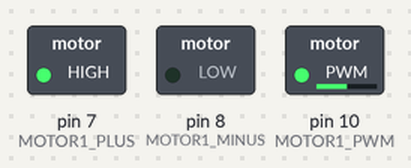
Simulated run of this sketch. Board: Arduino Uno, built with avr-gcc and run on an emulated ATmega328P. Shown: switched loads named in the sketch (green lamp = pin HIGH).

Above: at 0.1 s.
Timing chart, 0 to 1.6 s (numbered marks = the images above):
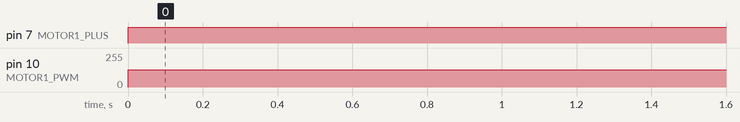

Measured:
- by itself, pin 7 (MOTOR1_PLUS): LOW → HIGH at 0.00 s
- by itself, pin 10 (MOTOR1_PWM): 0/255 → 128/255 at 0.00 s

The sketch:

sketch-expt5A.ino
```cpp
// Arduino pins for PWM outputs connected to Motor Enables.
#define MOTOR1_PWM 10
// Arduino digital pins for motor direction
#define MOTOR1_PLUS 7
#define MOTOR1_MINUS 8
void setup() {
  //Motor control pins in output mode
  pinMode(MOTOR1_PWM, OUTPUT);
  pinMode(MOTOR1_PLUS, OUTPUT);
  pinMode(MOTOR1_MINUS, OUTPUT);
  //At power on, all motors should be OFF
  idle();
  //For potential debugging
  //Serial.begin(9600);
}

void idle(void) {
  digitalWrite(MOTOR1_PLUS, LOW);
  digitalWrite(MOTOR1_MINUS, LOW);
  digitalWrite(MOTOR1_PWM, LOW);
}

void run_motor(int speed) {
  int direction, m_plus, m_minus, m_pwm;
  //Negative speed values imply the given speed in opposite direction.
  //separate speed and direction
  if (speed < 0) {
    direction = -1;
    speed = -speed;
  } else direction = 1;
  if (speed > 255) speed = 255;
     m_plus = MOTOR1_PLUS;
     m_minus = MOTOR1_MINUS;
     m_pwm = MOTOR1_PWM;
  //write values to debug code
  //Serial.print(" m_plus: ");
  //Serial.print(m_plus);
  //Serial.print(" m_minus: ");
  //Serial.print(m_minus);
  //Serial.print(" speed: ");
  //Serial.println(speed);

  //Set rotation direction
  if (direction == 1) {
    digitalWrite(m_plus, HIGH);
    digitalWrite(m_minus, LOW);
  } else {
    digitalWrite(m_plus, LOW);
    digitalWrite(m_minus, HIGH);
  }
  //And set the pwm value
  analogWrite(m_pwm, speed);
  //Done!
}

void loop(void) {
int speed;
  //In Expt. 5A, we run the motor at constant speed.
  speed = 128; //edit this value for different speeds.
//Run the motor at this PWM value, measure RPM
//And  Repeat for other PWM values from 32 to 224 in steps of 32.
    run_motor(speed);
}
```
